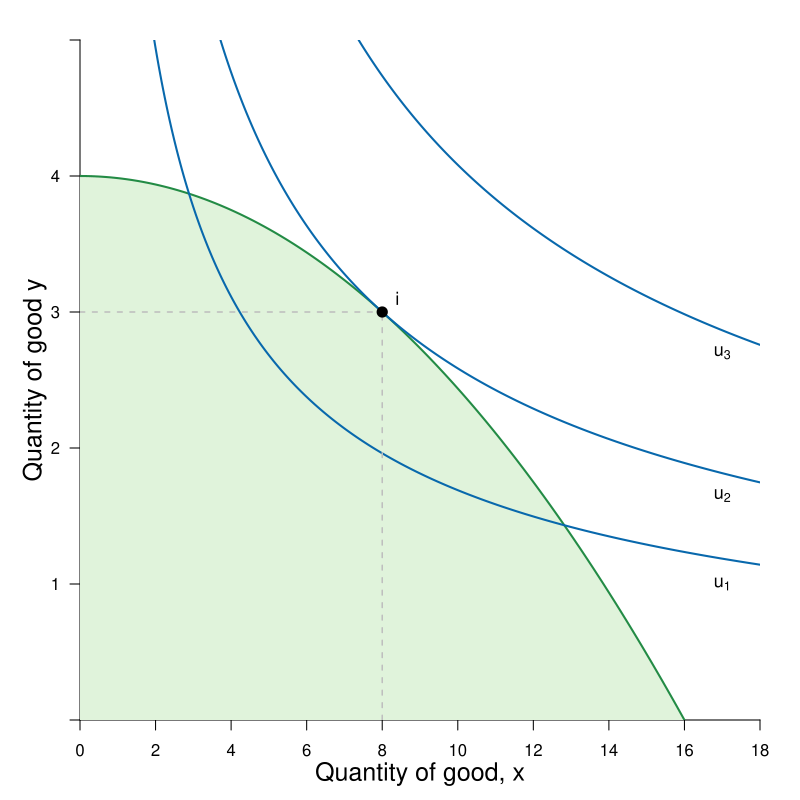

Write the R code that produced this figure.
#Graph Designer: Scott Cohn
#Authors: Bowles, Foley and Halliday
#Title: Microeconomics: Competition, Conflict and Coordination

library(shape)
pdf(file = "mathappendix/indifference_map.pdf", width = 8, height = 8)

#Set parameters for graphics
axislabelsize <- 1.5
labelsize <- 1.1
graphlinewidth <- 2
segmentlinewidth <- 1.5

COL <- c("#7fc97f", "#beaed4", "#fdc086", "#ffff99", "#386cb0", "#f0027f", "#bf5b17", "#666666")
COLA <- c("#e0f3db", "#99d8c9","#66c2a4","#41ae76", "#238b45", "#005824")
COLB <- c("#4eb3d3", "#2b8cbe", "#0868ac","#084081")

#Edited the margins to cater for the larger LHS labels
par(mar =  c(4, 4, 2, 2))

ppf <- function(x, slope = 1/64, bary = 4) {
  bary - slope *x^2
}

uFn <- function(x, y, alpha = 0.4){
  (x^alpha)*(y^(1-alpha))
}

indiffA <- function(x, ubar = uFn(8,3) - 1, alpha = 0.4) {
  (ubar/ (x^alpha))^(1/ (1 - alpha))
}

ylims <- c(0, 5)
xlims <- c(0, 18)

npts <- 501 
x <- seq(xlims[1], xlims[2], length.out = npts)
y <- seq(ylims[1], ylims[2], length.out = npts) 

a <- c(uFn(8, 3) - 1, uFn(8, 3), uFn(8, 3) + 1.4) #alpha = 0.4


plot(0, 0, xlim = xlims, ylim = ylims, type = "n",
     xlab = expression(paste("")),
     ylab = expression(paste("")), 
     xaxt = "n", 
     yaxt = "n", 
     cex.lab = axislabelsize, 
     bty = "n", 
     xaxs="i", 
     yaxs="i"
)



ticksx <- seq(from = 0, to = xlims[2], by = 2)
xlabels <- seq(from = 0, to = xlims[2], by = 2)
ticksy <- c(ylims[1], 1, 2, 3, 4, ylims[2])
ylabels <- c(NA, 1, 2, 3, 4, NA)

axis(1, at = ticksx, pos = 0, labels = xlabels)
axis(2, at = ticksy, pos = 0, labels = ylabels, las = 1)

npts <- 500 
xx1 <- seq(xlims[1], xlims[2], length.out = npts)
xx2 <- seq(0, xlims[2], length.out = npts)
xx3 <- seq(xlims[1], 0, length.out = npts)
xx4 <- seq(-11, 0, length.out = npts)

#Draw the polygon for shading the feasible set
xpoly1 <- seq(from = xlims[1], to = 16, length.out = 500)
ypoly1 <- ppf(xpoly1)
polygon(x = c(xpoly1, xpoly1[1]), y = c(ypoly1, rev(ypoly1)[1]), col=COLA[1], density=NULL, border = NA)

#Draw the graphs
lines(xx1, ppf(xx1), col = COLA[5], lwd = graphlinewidth)

contour(x, y, 
        outer(x, y, uFn),
        drawlabels = FALSE,
        col = COLB[3],
        lwd = graphlinewidth,
        levels = a, 
        xaxs="i", 
        yaxs="i", 
        add = TRUE)

#Axis labels
mtext(expression(paste("Quantity of good, ", x)), side = 1, line = 2.5, cex = axislabelsize)
text(-1.2, 0.5*ylims[2], expression(paste("Quantity of good ", y)), xpd = TRUE, cex = axislabelsize, srt = 90) 

#Label the indifference curves
text(17, 1, expression(u[1]), cex = labelsize)
text(17, 1.65, expression(u[2]), cex = labelsize)
text(17, 2.7, expression(u[3]), cex = labelsize)

#Annotate max u point on feasibility frontier
text(8.4, ppf(8) + 0.1, expression(paste(i)), cex = labelsize)
segments(8, 0, 8, ppf(x = 8), lty = 2, col = "gray", lwd = segmentlinewidth)
segments(0, ppf(x = 8), 8, ppf(x = 8), lty = 2, col = "gray", lwd = segmentlinewidth)
points(8, ppf(x = 8), pch = 16, col = "black", cex = 1.5)

# text(3.3, ppf(2.9) + 0.1, expression(paste(a)), cex = labelsize)
# segments(2.9, 0, 2.9, ppf(x = 2.9), lty = 2, col = "gray", lwd = segmentlinewidth)
# segments(0, ppf(x = 2.9), 2.9, ppf(x = 2.9), lty = 2, col = "gray", lwd = segmentlinewidth)
# points(2.9, ppf(x = 2.9), pch = 16, col = "black", cex = 1.5)


# text(13.15, ppf(12.8) + 0.1, expression(paste(b)), cex = labelsize)
# segments(12.8, 0, 12.8, ppf(x = 12.8), lty = 2, col = "gray", lwd = segmentlinewidth)
# segments(0, ppf(x = 12.8), 12.8, ppf(x = 12.8), lty = 2, col = "gray", lwd = segmentlinewidth)
# points(12.8, ppf(x = 12.8), pch = 16, col = "black", cex = 1.5)


dev.off()
